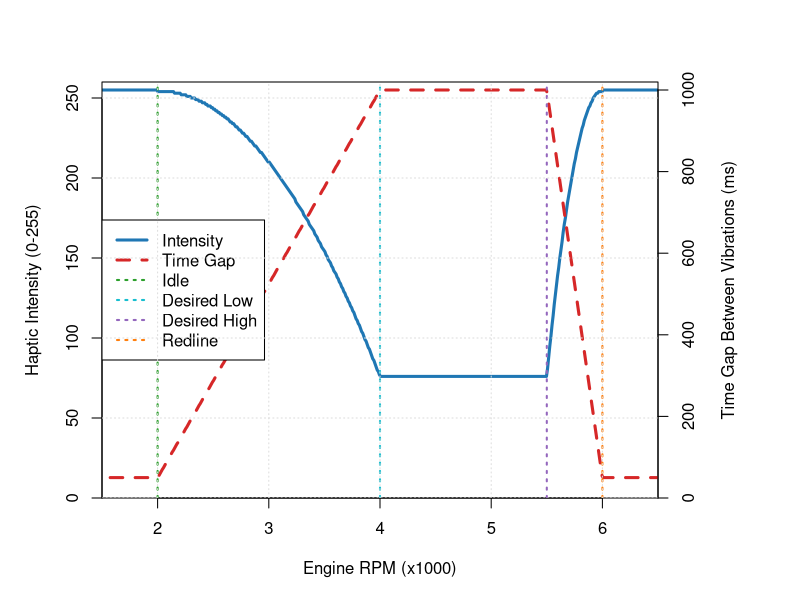

The R source for this figure:
# Plot haptic intensity and vibration gap over RPM using hardcoded parameters.
# These values mirror the current tuning in the adapter.

# RPM thresholds (Engine RPM)
idle_rpm <- 20
desired_low_rpm <- 40
desired_high_rpm <- 55
redline_rpm <- 60
max_rpm <- 80

# Haptic tuning parameters
min_gap <- 50
max_gap <- 1000
min_intensity <- 0.3
max_intensity <- 1.0

script_dir <- getwd()

if (redline_rpm <= idle_rpm) {
  stop("Invalid RPM thresholds: redline must be greater than idle.")
}

rpm <- seq(0, max_rpm, length.out = 800)

calc_curve <- function(current_rpm) {
  if (current_rpm < idle_rpm) {
    # Keep output constant below idle.
    intensity <- max_intensity
    gap <- as.integer(min_gap)
  } else if (current_rpm < desired_low_rpm) {
    position <- (current_rpm - idle_rpm) / (desired_low_rpm - idle_rpm)
    position <- max(0, min(1, position))

    intensity <- max_intensity + (min_intensity - max_intensity) * (position ^ 2)
    gap <- as.integer(min_gap + (max_gap - min_gap) * position)
  } else if (current_rpm < desired_high_rpm) {
    intensity <- min_intensity
    gap <- as.integer(max_gap)
  } else if (current_rpm <= max_rpm) {
    position <- (current_rpm - desired_high_rpm) / (redline_rpm - desired_high_rpm)
    position <- max(0, min(1, position))
    taper <- 1 - (1 - position) ^ 2

    intensity <- min_intensity + (max_intensity - min_intensity) * taper
    gap <- as.integer(max_gap - (max_gap - min_gap) * position)
  } else {
    # Keep output constant above max RPM.
    intensity <- max_intensity
    gap <- as.integer(min_gap)
  }

  intensity_255 <- as.integer(intensity * 255)
  intensity_255 <- max(0, min(255, intensity_255))

  c(intensity_255 = intensity_255, gap_ms = gap)
}

curves <- t(vapply(rpm, calc_curve, c(intensity_255 = 0, gap_ms = 0)))
intensity <- curves[, "intensity_255"]
gap_ms <- curves[, "gap_ms"]

draw_plot <- function() {
  par(mar = c(5, 5, 4, 7) + 0.1, xaxs = "i", yaxs = "i")
  plot(
    rpm,
    intensity,
    type = "l",
    col = "#1f77b4",
    lwd = 3,
    xlim = c(idle_rpm - 5, redline_rpm + 5),
    ylim = c(0, 260),
    xaxt = "n",
    xlab = "Engine RPM (x1000)",
    ylab = "Haptic Intensity (0-255)"
  )

  axis(side = 1, at = seq(idle_rpm, redline_rpm, by = 10), labels = seq(idle_rpm, redline_rpm, by = 10) / 10)

  right_axis_max <- max_gap
  scaled_gap <- gap_ms / right_axis_max * 255
  lines(rpm, scaled_gap, col = "#d62728", lwd = 3, lty = 2)

  thresholds <- c(idle_rpm, desired_low_rpm, desired_high_rpm, redline_rpm)
  threshold_names <- c("Idle", "Desired Low", "Desired High", "Redline")
  line_cols <- c("#2ca02c", "#17becf", "#9467bd", "#ff7f0e")

  abline(v = thresholds, col = line_cols, lty = 3, lwd = 2)

  for (i in seq_along(thresholds)) {
    text(
      x = thresholds[i],
      y = 250,
      labels = "",
      srt = 90,
      pos = 4,
      cex = 0.8,
      col = line_cols[i],
      xpd = NA
    )
  }

  axis(
    side = 4,
    at = seq(0, 255, by = 51),
    labels = round(seq(0, right_axis_max, length.out = 6), 0)
  )
  mtext("Time Gap Between Vibrations (ms)", side = 4, line = 3)

  legend(
    "left",
    legend = c("Intensity", "Time Gap", threshold_names),
    col = c("#1f77b4", "#d62728", line_cols),
    lty = c(1, 2, 3, 3, 3, 3),
    lwd = c(3, 3, 2, 2, 2, 2),
    bg = "white"
  )

  grid(nx = NULL, ny = NULL, col = "#dddddd", lty = "dotted")
}

svg_output_path <- file.path(script_dir, "haptic_rpm_curve.svg")
if (requireNamespace("svglite", quietly = TRUE)) {
  svglite::svglite(svg_output_path, width = 12, height = 7)
} else {
  svg(svg_output_path, width = 12, height = 7)
}
draw_plot()
dev.off()

pdf_output_path <- file.path(script_dir, "haptic_rpm_curve.pdf")
pdf(pdf_output_path, width = 12, height = 7, useDingbats = FALSE)
draw_plot()
dev.off()

cat("Saved plot to:", svg_output_path, "\n")
cat("Saved plot to:", pdf_output_path, "\n")
cat("Thresholds (RPM):\n")
cat("  Idle:", idle_rpm, "\n")
cat("  Desired Low:", desired_low_rpm, "\n")
cat("  Desired High:", desired_high_rpm, "\n")
cat("  Redline:", redline_rpm, "\n")
